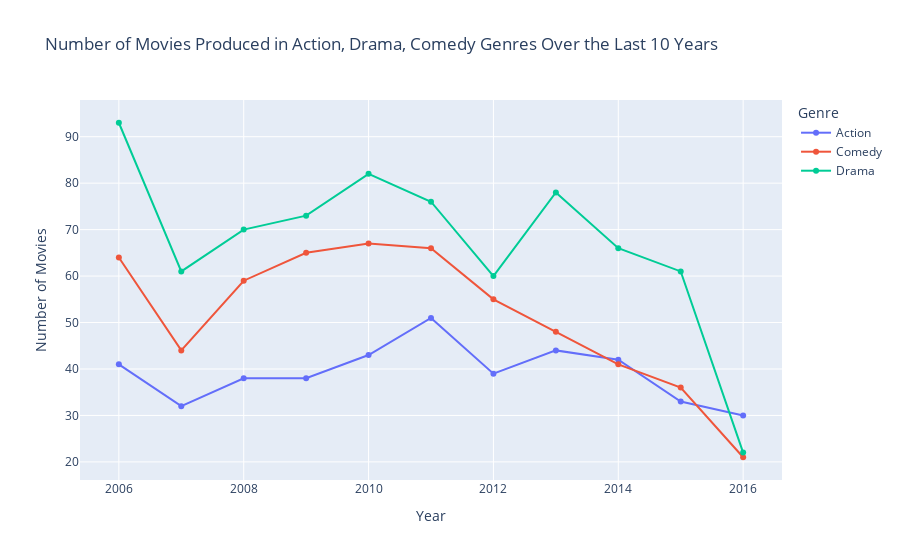

This figure's notebook cell:
### Markdown cell above
## 5.3 Number of Movies Produced in Action, Drama, Comedy Genres Over the Last 10 Years

### Code cell
current_year = df_genres['release_year'].max()
df_last10 = df_genres[df_genres['release_year'] >= (current_year - 10)].copy()

#fix year

selected_genres = ['Action', 'Drama', 'Comedy']
df_selected_genres = df_last10[df_last10['genres_list'].isin(selected_genres)].copy()

movies_count = (
    df_selected_genres
    .groupby(['release_year', 'genres_list'])['rt_movie_id']
    .count()
    .unstack()
)

# 5.3 Number of Movies Produced in Action, Drama, Comedy Genres Over the Last 10 Years

if movies_count.empty:
    print("Error: 'movies_count' DataFrame is empty.")
else:
    # movies_count.plot(kind='line', figsize=(14,7), marker='o')
    # plt.xlabel('Year')
    # plt.ylabel('Number of Movies')
    # plt.title('Number of Movies Produced in Action, Drama, Comedy Genres Over the Last 10 Years')
    # plt.legend(title='Genre')
    # plt.show()
    fig = px.line(
        movies_count,
        x=movies_count.index,
        y=movies_count.columns,
        markers=True,
        labels={'value': 'Number of Movies', 'release_year': 'Year', 'variable': 'Genre'},
        title='Number of Movies Produced in Action, Drama, Comedy Genres Over the Last 10 Years'
    )
    
    fig.update_layout(
        xaxis_title='Year',
        yaxis_title='Number of Movies',
        legend_title='Genre'
    )
    
    fig.show()

### Figure 1 — Plotly figure (JSON) as saved in the notebook; plotly's stock layout.template omitted (floating-point values rounded to 4 significant figures)
{"data": [{"hovertemplate": "genres_list=Action<br>Year=%{x}<br>Number of Movies=%{y}<extra></extra>", "legendgroup": "Action", "line": {"color": "#636efa", "dash": "solid"}, "marker": {"symbol": "circle"}, "mode": "lines+markers", "name": "Action", "orientation": "v", "showlegend": true, "type": "scatter", "x": [2006, 2007, 2008, 2009, 2010, 2011, 2012, 2013, 2014, 2015, 2016], "xaxis": "x", "y": [41, 32, 38, 38, 43, 51, 39, 44, 42, 33, 30], "yaxis": "y"}, {"hovertemplate": "genres_list=Comedy<br>Year=%{x}<br>Number of Movies=%{y}<extra></extra>", "legendgroup": "Comedy", "line": {"color": "#EF553B", "dash": "solid"}, "marker": {"symbol": "circle"}, "mode": "lines+markers", "name": "Comedy", "orientation": "v", "showlegend": true, "type": "scatter", "x": [2006, 2007, 2008, 2009, 2010, 2011, 2012, 2013, 2014, 2015, 2016], "xaxis": "x", "y": [64, 44, 59, 65, 67, 66, 55, 48, 41, 36, 21], "yaxis": "y"}, {"hovertemplate": "genres_list=Drama<br>Year=%{x}<br>Number of Movies=%{y}<extra></extra>", "legendgroup": "Drama", "line": {"color": "#00cc96", "dash": "solid"}, "marker": {"symbol": "circle"}, "mode": "lines+markers", "name": "Drama", "orientation": "v", "showlegend": true, "type": "scatter", "x": [2006, 2007, 2008, 2009, 2010, 2011, 2012, 2013, 2014, 2015, 2016], "xaxis": "x", "y": [93, 61, 70, 73, 82, 76, 60, 78, 66, 61, 22], "yaxis": "y"}], "layout": {"legend": {"title": {"text": "Genre"}, "tracegroupgap": 0}, "title": {"text": "Number of Movies Produced in Action, Drama, Comedy Genres Over the Last 10 Years"}, "xaxis": {"anchor": "y", "domain": [0, 1], "title": {"text": "Year"}}, "yaxis": {"anchor": "x", "domain": [0, 1], "title": {"text": "Number of Movies"}}}}
